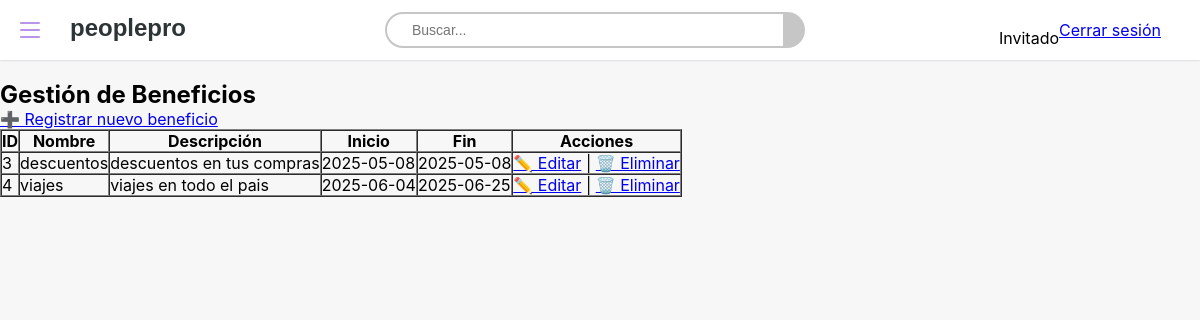
/public/index.php?action=beneficio, run on the app's committed database.
### tables this page shows
CREATE TABLE `beneficios` (
  `id` int(11) NOT NULL,
  `nombre` varchar(100) NOT NULL,
  `descripcion` text DEFAULT NULL,
  `fecha_inicio` date DEFAULT NULL,
  `fecha_fin` date DEFAULT NULL
);

### core/controller.php (called while the page is built, shortened)
<?php
class Controller {
    public function model($model) {
        return new $model();
    }
    public function view($view, $data = []) {
        extract($data);
        require_once __DIR__ . '/../views/' . $view . '.php';
    }
}

### controllers/BeneficioController.php (called while the page is built, shortened)
<?php
require_once __DIR__ . '/../core/Controller.php';
class BeneficioController extends Controller {
    private $beneficio;
    public function __construct() {
        $this->beneficio = $this->model('Beneficio');
    }
    public function index() {
        $data['beneficios'] = $this->beneficio->obtenerTodos();
        $this->view('beneficios/index', $data);
    }
}

### core/model.php (called while the page is built, shortened)
<?php
require_once __DIR__ . '/../config/database.php';
class Model {
    public function __construct() {
        $db = new Database();
        $this->conn = $db->connect();
    }
}

### config/database.php (called while the page is built, shortened)
<?php
class Database {
    private $host = "localhost";
    private $db_name = "peoplepro";
    private $username = "root";
    private $password = "";
    public function connect() {
        $this->conn = null;
        try {
            $this->conn = new PDO("mysql:host=$this->host;dbname=$this->db_name", $this->username, $this->password);
            $this->conn->setAttribute(PDO::ATTR_ERRMODE, PDO::ERRMODE_EXCEPTION);
        } catch (PDOException $e) {
            die("Error en la conexión: " . $e->getMessage());
        }
        return $this->conn;
    }
}

### models/Beneficio.php (called while the page is built, shortened)
<?php
require_once __DIR__ . '/../core/Model.php';
class Beneficio extends Model {
    private $table = 'beneficios';
    public function obtenerTodos() {
        $stmt = $this->conn->prepare("SELECT * FROM $this->table");
        $stmt->execute();
        return $stmt->fetchAll(PDO::FETCH_ASSOC);
    }
}

### views/beneficios/index.php (the view, shortened to what this page needs)
<!DOCTYPE html>
<html lang="es">
<head>
  <link rel="stylesheet" href="/peoplepro/public/css/nav.css">
</head>
<body>
    <header class="header">
        <div class="izquierda">
            <button class="menu-hamburguesa">
                <span class="linea"></span>
                <span class="linea"></span>
                <span class="linea"></span>
            </button>
            <div id="logo"></div>
        </div>
        <form action="#" class="buscador">
        <input type="text" placeholder="Buscar..." class="input-buscador">
        <button type="submit" class="buscador-icono"><i class="bi bi-search"></i></button>
        </form>
        <div class="derecha">
            <p><?= htmlspecialchars($_SESSION['usuario_nombre'] ?? 'Invitado') ?></p>
            <a href="index.php?action=logout">Cerrar sesión</a>
        </div>
    </header>
    <br>
    <h2>Gestión de Beneficios</h2>
    <a href="/peoplepro/public/index.php?action=beneficio&method=crear">➕ Registrar nuevo beneficio</a>
    <table border="1" cellpadding="5" cellspacing="0">
        <thead>
            <tr>
                <th>ID</th>
                <th>Nombre</th>
                <th>Descripción</th>
                <th>Inicio</th>
                <th>Fin</th>
                <th>Acciones</th>
            </tr>
        </thead>
        <tbody>
            <?php foreach ($data['beneficios'] as $b): ?>
                <tr>
                    <td><?= htmlspecialchars($b['id']) ?></td>
                    <td><?= htmlspecialchars($b['nombre']) ?></td>
                    <td><?= htmlspecialchars($b['descripcion']) ?></td>
                    <td><?= htmlspecialchars($b['fecha_inicio']) ?></td>
                    <td><?= htmlspecialchars($b['fecha_fin']) ?></td>
                    <td>
                        <a href="/peoplepro/public/index.php?action=beneficio&method=editar&id=<?= $b['id'] ?>">✏️ Editar</a> |
                        <a href="/peoplepro/public/index.php?action=beneficio&method=eliminar&id=<?= $b['id'] ?>" onclick="return confirm('¿Eliminar este beneficio?')">🗑️ Eliminar</a>
                    </td>
                </tr>
            <?php endforeach; ?>
        </tbody>
    </table>
</body>
</html>

### public/css/nav.css (style rules this page uses)
@media (prefers-color-scheme: light) { :root { --fondo: #F7F7F8; --fondo-header: #ffffff; --texto-primario: #2D3436; --texto-secundario: #636E72; --color-logo: #2D3436; --color-icono-menu: #b895e6; --box-shadow: #bdc2c4 0px 0px 2.5px; --color-buscador:#C6C6C6; } }
* { margin: 0; padding: 0; box-sizing: border-box; font-family: "Inter", sans-serif; }
body { background-color: var(--fondo); }
.header { background-color: var(--fondo-header); padding: 10px; display: flex; align-items: center; justify-content: space-between; width: 100%; height: auto; box-shadow: var(--box-shadow); position: sticky; }
.izquierda { display: flex; align-items: center; justify-content: center; }
.menu-hamburguesa { display: flex; flex-direction: column; justify-content: center; align-items: center; width: 40px; height: 40px; gap: 5px; cursor: pointer; z-index: 8888; border: none; }
.linea { position: relative; width: 20px; height: 2px; background-color: var(--color-icono-menu); border-radius: 10px; transition: all 0.5s ease-in-out; }
.menu-hamburguesa .linea:nth-child(1), .menu-hamburguesa .linea:nth-child(3) { top: 0; transform: rotate(0deg); }
.menu-hamburguesa .linea:nth-child(2) { opacity: 1; visibility: visible; }
#logo { font-size: 24px; white-space: pre-wrap; padding: 0 5px 5px 0; animation: blink-caret 0.75s step-end infinite; color: var(--color-logo); font-family: "Libre Franklin", sans-serif; font-weight:900; margin-left: 20px; z-index: 7777; width: 150px; }
.buscador { display: flex; justify-content: center; }
.input-buscador { padding: 8px 10px 8px 25px; background-size: 16px 16px; border: 2px solid var(--color-buscador); border-radius: 20px 0 0 20px; font-size: 14px; outline: none; width: 400px; font-family: "Libre Franklin", sans-serif; font-weight: 500; overflow: hidden; color: #3d3f41; }
.buscador-icono { border: none; padding: 6.2px 10px; border-radius: 0 20px 20px 0; background-color: var(--color-buscador); }
.derecha { display: flex; align-items: center; justify-content: center; width: 220px; height: 40px; }
.derecha p { margin-top: 15px; }
.derecha, .izquierda, .buscador, .menu-hamburguesa, #logo, .nav-lista li, .nav-lista a, .nav-lista { background-color: transparent; box-sizing: border-box; }

### data on the page
beneficios: id "3", nombre "descuentos", descripcion "descuentos en tus compras", fecha_inicio "2025-05-08", fecha_fin "2025-05-08"
beneficios: id "4", nombre "viajes", descripcion "viajes en todo el pais", fecha_inicio "2025-06-04", fecha_fin "2025-06-25"

### other printed values
$_SESSION['usuario_nombre'] "Invitado"
